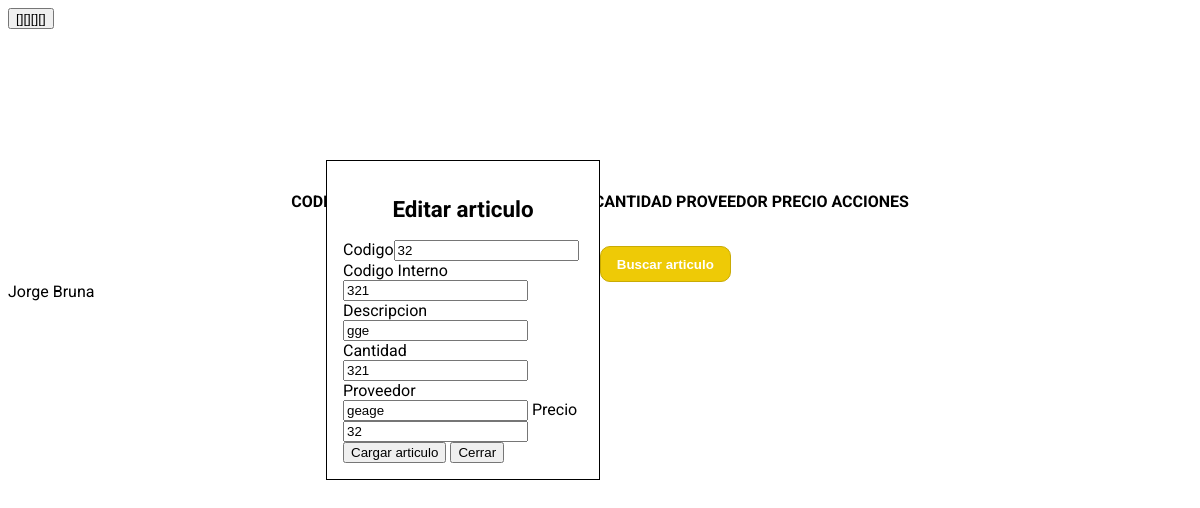
Screenshot of /editar/523 with the database file from the repository.
### tables this page shows
CREATE TABLE articulos (id INTEGER PRIMARY KEY, codigo INTEGER, codinterno INTEGER, descripcion TEXT, cantidad INTEGER, tipo TEXT, proveedor TEXT, precio INTEGER);

### manejo.py (the view)
@app.route('/editar/<id>', methods = ['POST', 'GET'])
def editar(id):
    conn = sqlite3.connect('stock.db')
    c = conn.cursor()
    c.execute(f'SELECT * FROM articulos WHERE id = {id}')
    articulo = c.fetchall()
    print(articulo)
    return render_template('stock.html', article = articulo[0])

### templates/stock.html (shortened to what this page needs)
{%extends "layout.html"%}
{%block content%}
{%if article%}
<div class="contenedor_editar">
    <h2>Editar articulo</h2>
    <form action="/actualizar/{{article.0}}" method="POST">
        <label for="codigo">Codigo<input type="number" id="codigo_edit" name="codigo_edit" value="{{article.1}}"></label>
        <label for="codInterno">Codigo Interno<input type="number" id="codInterno_edit" name="codInterno_edit" value="{{article.2}}"></label>
        <label for="descripcion">Descripcion<input type="text" id="descripcion_edit" name="descripcion_edit" value="{{article.3}}"></label>
        <label for="cantidad">Cantidad<input type="number" id="cantidad_edit" name="cantidad_edit" value="{{article.4}}"></label>
        <label for="proveedor">Proveedor<input type="text" id="proveedor_edit" name="proveedor_edit" value="{{article.6}}"></label>
        <label for="precio">Precio<input type="number" id="precio_edit" name="precio_edit" value="{{article.7}}"></label>
        <button type="submit" >Cargar articulo</button>
        <button type="button" onclick="cerrarEditar()">Cerrar</button>
    </form>
</div>
{%endif%}
{%endblock%}

### static/style.css (style rules this page uses)
:root { --fuente_principal: Roboto, Arial, sans-serif; --color_principal: #eeca06; --color_secundario: white; }
html { font-family: var(--fuente_principal); }
h2 { font-size: 1.4rem; }
.contenedor_editar { display: flex; flex-direction: column; position: absolute; top: 20%; right: 50%; width: 20%; border: 1px solid black; background-color: white; padding: 1rem; align-items: center; }

### rows the page displays
articulos: codigo_edit "32", codInterno_edit "321", descripcion_edit "gge", cantidad_edit "321", proveedor_edit "geage", precio_edit "32"
